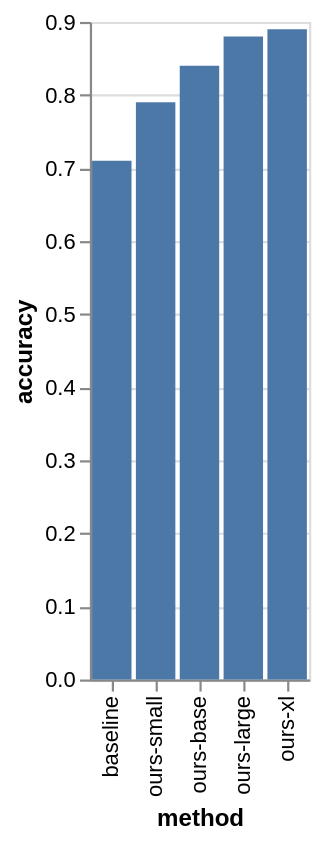

Express this chart as Vega-Lite.
### Vega-Lite specification from a JSON file in a GitHub repository (floating-point values rounded to 4 significant figures)
{"$schema": "https://vega.github.io/schema/vega-lite/v5.json", "description": "Accuracy by method", "data": {"values": [{"method": "baseline", "accuracy": 0.71}, {"method": "ours-small", "accuracy": 0.79}, {"method": "ours-base", "accuracy": 0.84}, {"method": "ours-large", "accuracy": 0.88}, {"method": "ours-xl", "accuracy": 0.89}]}, "mark": "bar", "encoding": {"x": {"field": "method", "type": "nominal", "sort": null}, "y": {"field": "accuracy", "type": "quantitative"}}}
